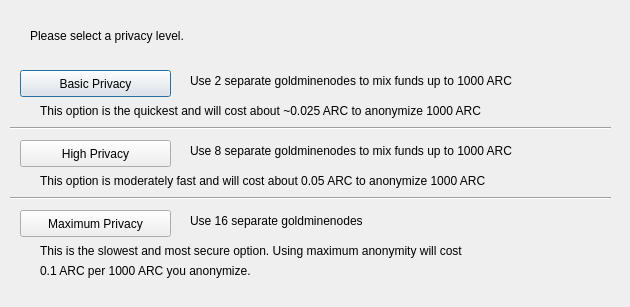
<?xml version="1.0" encoding="UTF-8"?>
<ui version="4.0">
 <class>SpysendConfig</class>
 <widget class="QDialog" name="SpysendConfig">
  <property name="geometry">
   <rect>
    <x>0</x>
    <y>0</y>
    <width>630</width>
    <height>307</height>
   </rect>
  </property>
  <property name="windowTitle">
   <string>Configure PrivateSend</string>
  </property>
  <widget class="QPushButton" name="buttonBasic">
   <property name="geometry">
    <rect>
     <x>20</x>
     <y>70</y>
     <width>151</width>
     <height>27</height>
    </rect>
   </property>
   <property name="text">
    <string>Basic Privacy</string>
   </property>
  </widget>
  <widget class="QPushButton" name="buttonHigh">
   <property name="geometry">
    <rect>
     <x>20</x>
     <y>140</y>
     <width>151</width>
     <height>27</height>
    </rect>
   </property>
   <property name="text">
    <string>High Privacy</string>
   </property>
  </widget>
  <widget class="QPushButton" name="buttonMax">
   <property name="geometry">
    <rect>
     <x>20</x>
     <y>210</y>
     <width>151</width>
     <height>27</height>
    </rect>
   </property>
   <property name="text">
    <string>Maximum Privacy</string>
   </property>
  </widget>
  <widget class="QLabel" name="label">
   <property name="geometry">
    <rect>
     <x>30</x>
     <y>20</y>
     <width>571</width>
     <height>31</height>
    </rect>
   </property>
   <property name="text">
    <string>Please select a privacy level.</string>
   </property>
  </widget>
  <widget class="QLabel" name="label_2">
   <property name="geometry">
    <rect>
     <x>190</x>
     <y>70</y>
     <width>421</width>
     <height>21</height>
    </rect>
   </property>
   <property name="text">
    <string>Use 2 separate goldminenodes to mix funds up to 1000 ARC</string>
   </property>
  </widget>
  <widget class="QLabel" name="label_3">
   <property name="geometry">
    <rect>
     <x>190</x>
     <y>140</y>
     <width>411</width>
     <height>21</height>
    </rect>
   </property>
   <property name="text">
    <string>Use 8 separate goldminenodes to mix funds up to 1000 ARC</string>
   </property>
  </widget>
  <widget class="QLabel" name="label_4">
   <property name="geometry">
    <rect>
     <x>190</x>
     <y>210</y>
     <width>421</width>
     <height>21</height>
    </rect>
   </property>
   <property name="text">
    <string>Use 16 separate goldminenodes</string>
   </property>
  </widget>
  <widget class="QLabel" name="label_6">
   <property name="geometry">
    <rect>
     <x>40</x>
     <y>100</y>
     <width>561</width>
     <height>21</height>
    </rect>
   </property>
   <property name="text">
    <string>This option is the quickest and will cost about ~0.025 ARC to anonymize 1000 ARC</string>
   </property>
  </widget>
  <widget class="QLabel" name="label_7">
   <property name="geometry">
    <rect>
     <x>40</x>
     <y>170</y>
     <width>561</width>
     <height>21</height>
    </rect>
   </property>
   <property name="text">
    <string>This option is moderately fast and will cost about 0.05 ARC to anonymize 1000 ARC</string>
   </property>
  </widget>
  <widget class="QLabel" name="label_8">
   <property name="geometry">
    <rect>
     <x>40</x>
     <y>240</y>
     <width>561</width>
     <height>21</height>
    </rect>
   </property>
   <property name="text">
    <string>This is the slowest and most secure option. Using maximum anonymity will cost</string>
   </property>
  </widget>
  <widget class="QLabel" name="label_9">
   <property name="geometry">
    <rect>
     <x>40</x>
     <y>260</y>
     <width>561</width>
     <height>21</height>
    </rect>
   </property>
   <property name="text">
    <string>0.1 ARC per 1000 ARC you anonymize.</string>
   </property>
  </widget>
  <widget class="Line" name="line">
   <property name="geometry">
    <rect>
     <x>10</x>
     <y>120</y>
     <width>601</width>
     <height>16</height>
    </rect>
   </property>
   <property name="orientation">
    <enum>Qt::Horizontal</enum>
   </property>
  </widget>
  <widget class="Line" name="line_2">
   <property name="geometry">
    <rect>
     <x>10</x>
     <y>190</y>
     <width>601</width>
     <height>16</height>
    </rect>
   </property>
   <property name="orientation">
    <enum>Qt::Horizontal</enum>
   </property>
  </widget>
 </widget>
 <resources/>
 <connections/>
</ui>
